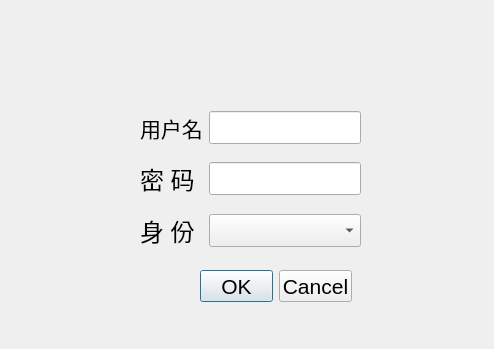
<?xml version="1.0" encoding="UTF-8"?>
<ui version="4.0">
 <class>Dialog</class>
 <widget class="QDialog" name="Dialog">
  <property name="geometry">
   <rect>
    <x>0</x>
    <y>0</y>
    <width>494</width>
    <height>349</height>
   </rect>
  </property>
  <property name="font">
   <font>
    <pointsize>16</pointsize>
   </font>
  </property>
  <property name="windowTitle">
   <string>Dialog</string>
  </property>
  <property name="autoFillBackground">
   <bool>false</bool>
  </property>
  <widget class="QDialogButtonBox" name="buttonBox">
   <property name="geometry">
    <rect>
     <x>200</x>
     <y>270</y>
     <width>152</width>
     <height>32</height>
    </rect>
   </property>
   <property name="standardButtons">
    <set>QDialogButtonBox::Cancel|QDialogButtonBox::Ok</set>
   </property>
  </widget>
  <widget class="QWidget" name="">
   <property name="geometry">
    <rect>
     <x>140</x>
     <y>100</y>
     <width>221</width>
     <height>161</height>
    </rect>
   </property>
   <layout class="QGridLayout" name="gridLayout">
    <item row="1" column="1">
     <widget class="QLineEdit" name="m_password_edit"/>
    </item>
    <item row="1" column="0">
     <widget class="QLabel" name="label_2">
      <property name="font">
       <font>
        <pointsize>18</pointsize>
       </font>
      </property>
      <property name="text">
       <string>密 码</string>
      </property>
     </widget>
    </item>
    <item row="0" column="1">
     <widget class="QLineEdit" name="m_username_edit"/>
    </item>
    <item row="2" column="0">
     <widget class="QLabel" name="label_3">
      <property name="font">
       <font>
        <pointsize>18</pointsize>
       </font>
      </property>
      <property name="text">
       <string>身 份</string>
      </property>
     </widget>
    </item>
    <item row="2" column="1">
     <widget class="QComboBox" name="m_identity_combo">
      <property name="autoFillBackground">
       <bool>true</bool>
      </property>
     </widget>
    </item>
    <item row="0" column="0">
     <widget class="QLabel" name="label">
      <property name="text">
       <string>用户名</string>
      </property>
     </widget>
    </item>
   </layout>
  </widget>
 </widget>
 <resources/>
 <connections/>
</ui>
